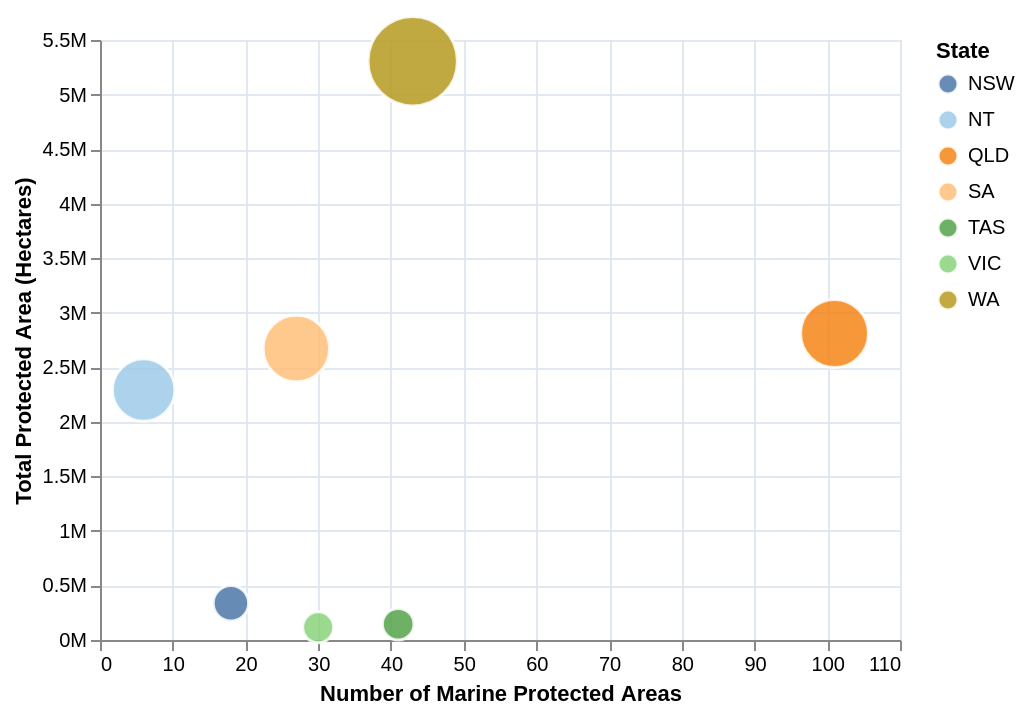

The specification (Vega-Lite) saved for this image:
### Vega-Lite specification from a JSON file in a GitHub repository (floating-point values rounded to 4 significant figures)
{"$schema": "https://vega.github.io/schema/vega-lite/v5.json", "width": 400, "height": 300, "data": {"values": [{"State": "NSW", "Number": 18, "Area_ha": 336371}, {"State": "NT", "Number": 6, "Area_ha": 2291108}, {"State": "QLD", "Number": 101, "Area_ha": 2810147}, {"State": "SA", "Number": 27, "Area_ha": 2672655}, {"State": "TAS", "Number": 41, "Area_ha": 145072}, {"State": "VIC", "Number": 30, "Area_ha": 116055}, {"State": "WA", "Number": 43, "Area_ha": 5305931}]}, "mark": {"type": "circle", "filled": true, "stroke": "#ffffff", "strokeWidth": 1.5, "opacity": 0.85}, "encoding": {"x": {"field": "Number", "type": "quantitative", "title": "Number of Marine Protected Areas", "scale": {"zero": false, "padding": 15}}, "y": {"field": "Area_ha", "type": "quantitative", "title": "Total Protected Area (Hectares)", "axis": {"format": "~s"}}, "size": {"field": "Area_ha", "type": "quantitative", "title": "Area Scale (ha)", "scale": {"range": [200, 2000]}, "legend": null}, "color": {"field": "State", "type": "nominal", "scale": {"scheme": "tableau20"}, "legend": {"orient": "right", "title": "State"}}, "tooltip": [{"field": "State", "type": "nominal", "title": "Jurisdiction"}, {"field": "Number", "type": "quantitative", "title": "Reserves Count"}, {"field": "Area_ha", "type": "quantitative", "title": "Total Hectares", "format": ","}]}, "config": {"axis": {"grid": true, "gridColor": "#e2e8f0"}}}
